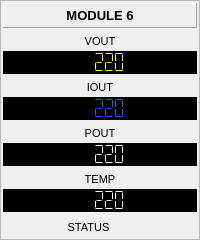
           <widget class="QFrame" name="frame_6">
            <property name="frameShape">
             <enum>QFrame::StyledPanel</enum>
            </property>
            <property name="frameShadow">
             <enum>QFrame::Raised</enum>
            </property>
            <layout class="QVBoxLayout" name="verticalLayout_37">
             <property name="spacing">
              <number>5</number>
             </property>
             <property name="leftMargin">
              <number>2</number>
             </property>
             <property name="topMargin">
              <number>2</number>
             </property>
             <property name="rightMargin">
              <number>2</number>
             </property>
             <property name="bottomMargin">
              <number>2</number>
             </property>
             <item>
              <widget class="QLabel" name="label_59">
               <property name="sizePolicy">
                <sizepolicy hsizetype="Preferred" vsizetype="Expanding">
                 <horstretch>0</horstretch>
                 <verstretch>0</verstretch>
                </sizepolicy>
               </property>
               <property name="minimumSize">
                <size>
                 <width>0</width>
                 <height>25</height>
                </size>
               </property>
               <property name="font">
                <font>
                 <pointsize>10</pointsize>
                 <weight>75</weight>
                 <bold>true</bold>
                </font>
               </property>
               <property name="frameShape">
                <enum>QFrame::Panel</enum>
               </property>
               <property name="frameShadow">
                <enum>QFrame::Raised</enum>
               </property>
               <property name="text">
                <string>MODULE 6</string>
               </property>
               <property name="alignment">
                <set>Qt::AlignCenter</set>
               </property>
              </widget>
             </item>
             <item>
              <layout class="QVBoxLayout" name="verticalLayout_38">
               <property name="spacing">
                <number>2</number>
               </property>
               <item>
                <widget class="QLabel" name="label_60">
                 <property name="sizePolicy">
                  <sizepolicy hsizetype="Preferred" vsizetype="Expanding">
                   <horstretch>0</horstretch>
                   <verstretch>0</verstretch>
                  </sizepolicy>
                 </property>
                 <property name="minimumSize">
                  <size>
                   <width>0</width>
                   <height>16</height>
                  </size>
                 </property>
                 <property name="font">
                  <font>
                   <pointsize>8</pointsize>
                  </font>
                 </property>
                 <property name="text">
                  <string>VOUT</string>
                 </property>
                 <property name="alignment">
                  <set>Qt::AlignCenter</set>
                 </property>
                </widget>
               </item>
               <item>
                <widget class="QLCDNumber" name="lcdAModule6Vout">
                 <property name="sizePolicy">
                  <sizepolicy hsizetype="Expanding" vsizetype="Expanding">
                   <horstretch>0</horstretch>
                   <verstretch>0</verstretch>
                  </sizepolicy>
                 </property>
                 <property name="minimumSize">
                  <size>
                   <width>0</width>
                   <height>22</height>
                  </size>
                 </property>
                 <property name="styleSheet">
                  <string notr="true">color: rgb(255, 255, 0);
background-color: rgb(0, 0, 0);</string>
                 </property>
                 <property name="frameShape">
                  <enum>QFrame::StyledPanel</enum>
                 </property>
                 <property name="smallDecimalPoint">
                  <bool>false</bool>
                 </property>
                 <property name="digitCount">
                  <number>5</number>
                 </property>
                 <property name="segmentStyle">
                  <enum>QLCDNumber::Flat</enum>
                 </property>
                 <property name="value" stdset="0">
                  <double>220.000000000000000</double>
                 </property>
                 <property name="intValue" stdset="0">
                  <number>220</number>
                 </property>
                </widget>
               </item>
              </layout>
             </item>
             <item>
              <layout class="QVBoxLayout" name="verticalLayout_39">
               <property name="spacing">
                <number>2</number>
               </property>
               <item>
                <widget class="QLabel" name="label_61">
                 <property name="sizePolicy">
                  <sizepolicy hsizetype="Preferred" vsizetype="Expanding">
                   <horstretch>0</horstretch>
                   <verstretch>0</verstretch>
                  </sizepolicy>
                 </property>
                 <property name="minimumSize">
                  <size>
                   <width>0</width>
                   <height>16</height>
                  </size>
                 </property>
                 <property name="font">
                  <font>
                   <pointsize>8</pointsize>
                  </font>
                 </property>
                 <property name="text">
                  <string>IOUT</string>
                 </property>
                 <property name="alignment">
                  <set>Qt::AlignCenter</set>
                 </property>
                </widget>
               </item>
               <item>
                <widget class="QLCDNumber" name="lcdAModule6Iout">
                 <property name="sizePolicy">
                  <sizepolicy hsizetype="Expanding" vsizetype="Expanding">
                   <horstretch>0</horstretch>
                   <verstretch>0</verstretch>
                  </sizepolicy>
                 </property>
                 <property name="minimumSize">
                  <size>
                   <width>0</width>
                   <height>22</height>
                  </size>
                 </property>
                 <property name="styleSheet">
                  <string notr="true">color: rgb(20, 100, 255);
background-color: rgb(0, 0, 0);</string>
                 </property>
                 <property name="frameShape">
                  <enum>QFrame::StyledPanel</enum>
                 </property>
                 <property name="smallDecimalPoint">
                  <bool>false</bool>
                 </property>
                 <property name="digitCount">
                  <number>5</number>
                 </property>
                 <property name="segmentStyle">
                  <enum>QLCDNumber::Flat</enum>
                 </property>
                 <property name="value" stdset="0">
                  <double>220.000000000000000</double>
                 </property>
                 <property name="intValue" stdset="0">
                  <number>220</number>
                 </property>
                </widget>
               </item>
              </layout>
             </item>
             <item>
              <layout class="QVBoxLayout" name="verticalLayout_40">
               <property name="spacing">
                <number>2</number>
               </property>
               <item>
                <widget class="QLabel" name="label_62">
                 <property name="sizePolicy">
                  <sizepolicy hsizetype="Preferred" vsizetype="Expanding">
                   <horstretch>0</horstretch>
                   <verstretch>0</verstretch>
                  </sizepolicy>
                 </property>
                 <property name="minimumSize">
                  <size>
                   <width>0</width>
                   <height>16</height>
                  </size>
                 </property>
                 <property name="font">
                  <font>
                   <pointsize>8</pointsize>
                  </font>
                 </property>
                 <property name="text">
                  <string>POUT</string>
                 </property>
                 <property name="alignment">
                  <set>Qt::AlignCenter</set>
                 </property>
                </widget>
               </item>
               <item>
                <widget class="QLCDNumber" name="lcdAModule6Pout">
                 <property name="sizePolicy">
                  <sizepolicy hsizetype="Expanding" vsizetype="Expanding">
                   <horstretch>0</horstretch>
                   <verstretch>0</verstretch>
                  </sizepolicy>
                 </property>
                 <property name="minimumSize">
                  <size>
                   <width>0</width>
                   <height>22</height>
                  </size>
                 </property>
                 <property name="styleSheet">
                  <string notr="true">color: rgb(255, 255, 255);
background-color: rgb(0, 0, 0);</string>
                 </property>
                 <property name="frameShape">
                  <enum>QFrame::StyledPanel</enum>
                 </property>
                 <property name="smallDecimalPoint">
                  <bool>false</bool>
                 </property>
                 <property name="digitCount">
                  <number>5</number>
                 </property>
                 <property name="segmentStyle">
                  <enum>QLCDNumber::Flat</enum>
                 </property>
                 <property name="value" stdset="0">
                  <double>220.000000000000000</double>
                 </property>
                 <property name="intValue" stdset="0">
                  <number>220</number>
                 </property>
                </widget>
               </item>
              </layout>
             </item>
             <item>
              <layout class="QVBoxLayout" name="verticalLayout_41">
               <property name="spacing">
                <number>2</number>
               </property>
               <item>
                <widget class="QLabel" name="label_63">
                 <property name="sizePolicy">
                  <sizepolicy hsizetype="Preferred" vsizetype="Expanding">
                   <horstretch>0</horstretch>
                   <verstretch>0</verstretch>
                  </sizepolicy>
                 </property>
                 <property name="minimumSize">
                  <size>
                   <width>0</width>
                   <height>16</height>
                  </size>
                 </property>
                 <property name="font">
                  <font>
                   <pointsize>8</pointsize>
                  </font>
                 </property>
                 <property name="text">
                  <string>TEMP</string>
                 </property>
                 <property name="alignment">
                  <set>Qt::AlignCenter</set>
                 </property>
                </widget>
               </item>
               <item>
                <widget class="QLCDNumber" name="lcdAModule6Temp">
                 <property name="sizePolicy">
                  <sizepolicy hsizetype="Expanding" vsizetype="Expanding">
                   <horstretch>0</horstretch>
                   <verstretch>0</verstretch>
                  </sizepolicy>
                 </property>
                 <property name="minimumSize">
                  <size>
                   <width>0</width>
                   <height>22</height>
                  </size>
                 </property>
                 <property name="styleSheet">
                  <string notr="true">color: rgb(255, 255, 255);
background-color: rgb(0, 0, 0);</string>
                 </property>
                 <property name="frameShape">
                  <enum>QFrame::StyledPanel</enum>
                 </property>
                 <property name="smallDecimalPoint">
                  <bool>false</bool>
                 </property>
                 <property name="digitCount">
                  <number>5</number>
                 </property>
                 <property name="segmentStyle">
                  <enum>QLCDNumber::Flat</enum>
                 </property>
                 <property name="value" stdset="0">
                  <double>220.000000000000000</double>
                 </property>
                 <property name="intValue" stdset="0">
                  <number>220</number>
                 </property>
                </widget>
               </item>
              </layout>
             </item>
             <item>
              <layout class="QHBoxLayout" name="horizontalLayout_11">
               <property name="spacing">
                <number>3</number>
               </property>
               <item>
                <widget class="QLabel" name="lblAModule6Status">
                 <property name="minimumSize">
                  <size>
                   <width>0</width>
                   <height>20</height>
                  </size>
                 </property>
                 <property name="maximumSize">
                  <size>
                   <width>16777215</width>
                   <height>20</height>
                  </size>
                 </property>
                 <property name="font">
                  <font>
                   <pointsize>8</pointsize>
                  </font>
                 </property>
                 <property name="text">
                  <string>STATUS</string>
                 </property>
                 <property name="alignment">
                  <set>Qt::AlignCenter</set>
                 </property>
                </widget>
               </item>
               <item>
                <widget class="QLabel" name="lblAModule6Sta">
                 <property name="minimumSize">
                  <size>
                   <width>20</width>
                   <height>20</height>
                  </size>
                 </property>
                 <property name="maximumSize">
                  <size>
                   <width>20</width>
                   <height>20</height>
                  </size>
                 </property>
                 <property name="font">
                  <font>
                   <pointsize>8</pointsize>
                  </font>
                 </property>
                 <property name="text">
                  <string/>
                 </property>
                 <property name="alignment">
                  <set>Qt::AlignCenter</set>
                 </property>
                </widget>
               </item>
              </layout>
             </item>
            </layout>
           </widget>
